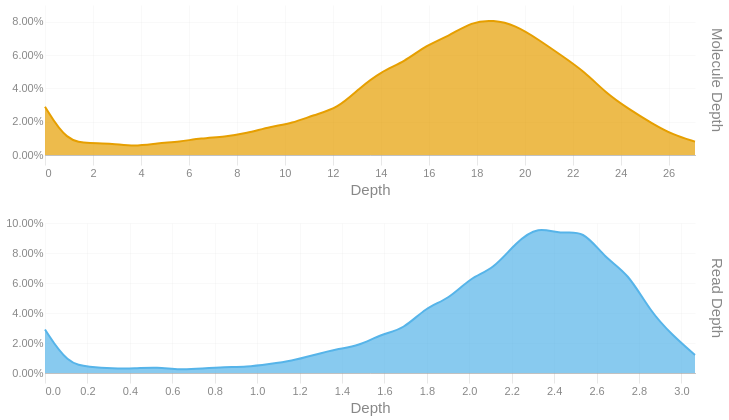

Here is the notebook cell this chart was saved with:
### Code cell
readdep = depth_hist(tb['Read Depth'], q99, 3)
readdep = readdep.with_columns(pl.lit('Read Depth').alias('Metric'))
if not SKIPLR:
    moldep = depth_hist(tb['Molecule Depth'], mol_q99, 1)
    moldep = moldep.with_columns(pl.lit('Molecule Depth').alias('Metric'))
    _hist = pl.concat([readdep, moldep])
    _hist = _hist.filter(pl.col('Proportion') != 0)
    with SafeRender(_hist):
        (
            alt.Chart(_hist)        
            .mark_area(interpolate = "basis")
            .encode(
                x=alt.X('Bin:Q').scale(domainMin=0).axis(alt.Axis(title='Depth')),
                y = alt.Y('Proportion:Q', title = None).axis(format = '.2%'),
                color = alt.Color('Metric:N').legend(None),
                row = alt.Row("Metric:N").header(title = None, labelOrient = 'right'),
                tooltip = [
                    alt.Tooltip("Metric:N", title = "Metric"),
                    alt.Tooltip('Interval:N', title = "Depth Interval"),
                    alt.Tooltip('Proportion:Q', title = "% Alignments").format('.2%')
                ]
            )
            .resolve_scale(x='independent', y='independent')
            .properties(
                height = 150, width = 650,
                usermeta={'embedOptions': {'downloadFileName': f'{samplename}.depth.hist'}}
            )
        ).display()
else:
    readdep = readdep.filter(pl.col('Proportion') != 0)
    with SafeRender(readdep):
        (
            alt.Chart(readdep)        
            .mark_area(interpolate = "basis")
            .encode(
                x=alt.X('Bin:Q').scale(domainMin=0).axis(alt.Axis(title='Depth')),
                y = alt.Y('Proportion:Q', title = None).axis(format = '.2%'),
                tooltip = [
                    alt.Tooltip('Interval:N', title = "Depth Interval"),
                    alt.Tooltip('Proportion:Q', title = "% Alignments").format('.2%')
                ]
            )
            .properties(
                usermeta={'embedOptions': {'downloadFileName': f'{samplename}.depth.hist'}}
            )
        ).display()

### Figure 1 — Vega-Lite specification as saved in the notebook (floating-point values rounded to 4 significant figures)
{"width": 650, "height": 150, "config": {"title": {"anchor": "start", "dy": -15, "fontSize": 18, "color": "#888888", "subtitleColor": "#888888", "subtitleFontSize": 14}, "arc": {"fill": "#0072B2"}, "axis": {"domainColor": "#888888", "domainWidth": 0.5, "gridWidth": 0.2, "grid": false, "titleFontWeight": 400, "titleFontSize": 15, "labelFontSize": 11, "labelColor": "#888888", "tickColor": "#888888", "tickWidth": 0.2, "titleColor": "#888888"}, "axisBand": {"grid": false}, "axisX": {"grid": true, "tickSize": 10, "domainCap": "round"}, "axisY": {"domain": false, "grid": true, "tickSize": 0, "domainCap": "round"}, "background": "transparent", "header": {"labelFontSize": 15, "labelColor": "#888888", "titleFontSize": 15, "titleFontWeight": 600, "titleColor": "#888888"}, "legend": {"labelFont": "sans-serif", "labelFontSize": 12, "labelColor": "#888888", "symbolSize": 100, "symbolType": "circle", "titleFontSize": 12, "titlePadding": 10, "titleColor": "#888888", "title": null}, "range": {"category": ["#E69F00", "#56B4E9", "#009E73", "#F0E442", "#0072B2", "#D55E00", "#CC79A7", "#000000"], "diverging": ["#cfe8f3", "#a2d4ec", "#73bfe2", "#46abdb", "#1696d2", "#12719e"]}, "area": {"fill": "#0072B2", "fillOpacity": 0.7, "line": true, "strokeOpacity": 0.7}, "line": {"color": "#0072B2", "stroke": "#0072B2", "strokeWidth": 2}, "trail": {"color": "#0072B2", "stroke": "#0072B2", "strokeWidth": 0, "size": 1}, "point": {"filled": true, "fillOpacity": 1.0, "size": 95}, "text": {"color": "#888888", "fontSize": 11, "align": "right", "fontWeight": 400, "size": 11}, "bar": {"fill": "#0072B2", "stroke": null}, "view": {"stroke": null, "continuousWidth": 660, "continuousHeight": 400}}, "data": {"name": "data-06a2857733d7677031d50b05afa69513"}, "mark": {"type": "area", "interpolate": "basis"}, "encoding": {"color": {"field": "Metric", "legend": null, "type": "nominal"}, "row": {"field": "Metric", "header": {"title": null, "labelOrient": "right"}, "type": "nominal"}, "tooltip": [{"field": "Metric", "title": "Metric", "type": "nominal"}, {"field": "Interval", "title": "Depth Interval", "type": "nominal"}, {"field": "Proportion", "format": ".2%", "title": "% Alignments", "type": "quantitative"}], "x": {"axis": {"title": "Depth"}, "field": "Bin", "scale": {"domainMin": 0}, "type": "quantitative"}, "y": {"axis": {"format": ".2%"}, "field": "Proportion", "title": null, "type": "quantitative"}}, "resolve": {"scale": {"x": "independent", "y": "independent"}}, "usermeta": {"embedOptions": {"downloadFileName": "S3_Annapolis_271.depth.hist"}}, "$schema": "https://vega.github.io/schema/vega-lite/v6.1.0.json", "datasets": {"data-06a2857733d7677031d50b05afa69513": [{"Bin": 0.0, "Interval": "0.0-0.106", "Proportion": 0.029, "Metric": "Read Depth"}, {"Bin": 0.106, "Interval": "0.106-0.211", "Proportion": 0.006, "Metric": "Read Depth"}, {"Bin": 0.211, "Interval": "0.211-0.317", "Proportion": 0.004, "Metric": "Read Depth"}, {"Bin": 0.317, "Interval": "0.317-0.423", "Proportion": 0.003, "Metric": "Read Depth"}, {"Bin": 0.423, "Interval": "0.423-0.528", "Proportion": 0.003, "Metric": "Read Depth"}, {"Bin": 0.528, "Interval": "0.528-0.634", "Proportion": 0.004, "Metric": "Read Depth"}, {"Bin": 0.634, "Interval": "0.634-0.74", "Proportion": 0.002, "Metric": "Read Depth"}, {"Bin": 0.74, "Interval": "0.74-0.845", "Proportion": 0.003, "Metric": "Read Depth"}, {"Bin": 0.845, "Interval": "0.845-0.951", "Proportion": 0.004, "Metric": "Read Depth"}, {"Bin": 0.951, "Interval": "0.951-1.057", "Proportion": 0.004, "Metric": "Read Depth"}, {"Bin": 1.057, "Interval": "1.057-1.162", "Proportion": 0.006, "Metric": "Read Depth"}, {"Bin": 1.162, "Interval": "1.162-1.268", "Proportion": 0.008, "Metric": "Read Depth"}, {"Bin": 1.268, "Interval": "1.268-1.374", "Proportion": 0.012, "Metric": "Read Depth"}, {"Bin": 1.374, "Interval": "1.374-1.479", "Proportion": 0.016, "Metric": "Read Depth"}, {"Bin": 1.479, "Interval": "1.479-1.585", "Proportion": 0.018, "Metric": "Read Depth"}, {"Bin": 1.585, "Interval": "1.585-1.691", "Proportion": 0.026, "Metric": "Read Depth"}, {"Bin": 1.691, "Interval": "1.691-1.796", "Proportion": 0.029, "Metric": "Read Depth"}, {"Bin": 1.796, "Interval": "1.796-1.902", "Proportion": 0.044, "Metric": "Read Depth"}, {"Bin": 1.902, "Interval": "1.902-2.008", "Proportion": 0.049, "Metric": "Read Depth"}, {"Bin": 2.008, "Interval": "2.008-2.113", "Proportion": 0.064, "Metric": "Read Depth"}, {"Bin": 2.113, "Interval": "2.113-2.219", "Proportion": 0.069, "Metric": "Read Depth"}, {"Bin": 2.219, "Interval": "2.219-2.325", "Proportion": 0.087, "Metric": "Read Depth"}, {"Bin": 2.325, "Interval": "2.325-2.43", "Proportion": 0.098, "Metric": "Read Depth"}, {"Bin": 2.43, "Interval": "2.43-2.536", "Proportion": 0.092, "Metric": "Read Depth"}, {"Bin": 2.536, "Interval": "2.536-2.642", "Proportion": 0.096, "Metric": "Read Depth"}, {"Bin": 2.642, "Interval": "2.642-2.747", "Proportion": 0.076, "Metric": "Read Depth"}, {"Bin": 2.747, "Interval": "2.747-2.853", "Proportion": 0.067, "Metric": "Read Depth"}, {"Bin": 2.853, "Interval": "2.853-2.959", "Proportion": 0.041, "Metric": "Read Depth"}, {"Bin": 2.959, "Interval": "2.959-3.064", "Proportion": 0.025, "Metric": "Read Depth"}, {"Bin": 3.064, "Interval": "3.064-3.17", "Proportion": 0.012, "Metric": "Read Depth"}, {"Bin": 0.0, "Interval": "0.0-0.9", "Proportion": 0.029, "Metric": "Molecule Depth"}, {"Bin": 0.9, "Interval": "0.9-1.9", "Proportion": 0.008, "Metric": "Molecule Depth"}, {"Bin": 1.9, "Interval": "1.9-2.8", "Proportion": 0.007, "Metric": "Molecule Depth"}, {"Bin": 2.8, "Interval": "2.8-3.7", "Proportion": 0.007, "Metric": "Molecule Depth"}, {"Bin": 3.7, "Interval": "3.7-4.7", "Proportion": 0.005, "Metric": "Molecule Depth"}, {"Bin": 4.7, "Interval": "4.7-5.6", "Proportion": 0.007, "Metric": "Molecule Depth"}, {"Bin": 5.6, "Interval": "5.6-6.5", "Proportion": 0.008, "Metric": "Molecule Depth"}, {"Bin": 6.5, "Interval": "6.5-7.5", "Proportion": 0.01, "Metric": "Molecule Depth"}, {"Bin": 7.5, "Interval": "7.5-8.4", "Proportion": 0.011, "Metric": "Molecule Depth"}, {"Bin": 8.4, "Interval": "8.4-9.4", "Proportion": 0.013, "Metric": "Molecule Depth"}, {"Bin": 9.4, "Interval": "9.4-10.3", "Proportion": 0.017, "Metric": "Molecule Depth"}, {"Bin": 10.3, "Interval": "10.3-11.2", "Proportion": 0.019, "Metric": "Molecule Depth"}, {"Bin": 11.2, "Interval": "11.2-12.2", "Proportion": 0.024, "Metric": "Molecule Depth"}, {"Bin": 12.2, "Interval": "12.2-13.1", "Proportion": 0.028, "Metric": "Molecule Depth"}, {"Bin": 13.1, "Interval": "13.1-14.0", "Proportion": 0.04, "Metric": "Molecule Depth"}, {"Bin": 14.0, "Interval": "14.0-15.0", "Proportion": 0.05, "Metric": "Molecule Depth"}, {"Bin": 15.0, "Interval": "15.0-15.9", "Proportion": 0.056, "Metric": "Molecule Depth"}, {"Bin": 15.9, "Interval": "15.9-16.8", "Proportion": 0.066, "Metric": "Molecule Depth"}, {"Bin": 16.8, "Interval": "16.8-17.8", "Proportion": 0.071, "Metric": "Molecule Depth"}, {"Bin": 17.8, "Interval": "17.8-18.7", "Proportion": 0.08, "Metric": "Molecule Depth"}, {"Bin": 18.7, "Interval": "18.7-19.6", "Proportion": 0.081, "Metric": "Molecule Depth"}, {"Bin": 19.6, "Interval": "19.6-20.6", "Proportion": 0.078, "Metric": "Molecule Depth"}, {"Bin": 20.6, "Interval": "20.6-21.5", "Proportion": 0.069, "Metric": "Molecule Depth"}, {"Bin": 21.5, "Interval": "21.5-22.5", "Proportion": 0.06, "Metric": "Molecule Depth"}, {"Bin": 22.5, "Interval": "22.5-23.4", "Proportion": 0.05, "Metric": "Molecule Depth"}, {"Bin": 23.4, "Interval": "23.4-24.3", "Proportion": 0.037, "Metric": "Molecule Depth"}, {"Bin": 24.3, "Interval": "24.3-25.3", "Proportion": 0.028, "Metric": "Molecule Depth"}, {"Bin": 25.3, "Interval": "25.3-26.2", "Proportion": 0.019, "Metric": "Molecule Depth"}, {"Bin": 26.2, "Interval": "26.2-27.1", "Proportion": 0.012, "Metric": "Molecule Depth"}, {"Bin": 27.1, "Interval": "27.1-28.07", "Proportion": 0.008, "Metric": "Molecule Depth"}]}}
